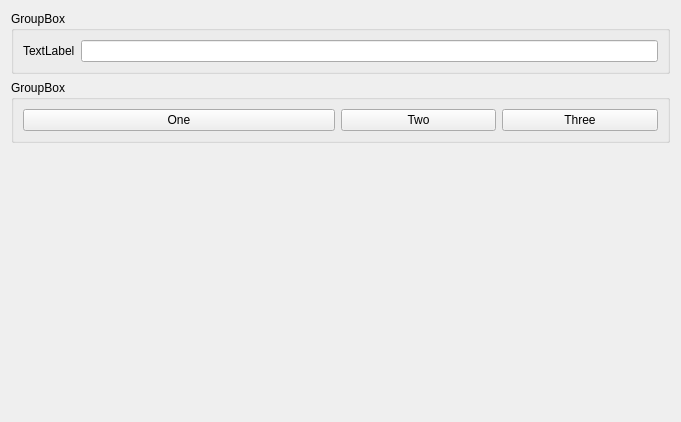
<?xml version="1.0" encoding="UTF-8"?>
<ui version="4.0">
 <class>Widget</class>
 <widget class="QWidget" name="Widget">
  <property name="geometry">
   <rect>
    <x>0</x>
    <y>0</y>
    <width>681</width>
    <height>422</height>
   </rect>
  </property>
  <property name="windowTitle">
   <string>Widget</string>
  </property>
  <layout class="QVBoxLayout" name="verticalLayout">
   <item>
    <widget class="QGroupBox" name="groupBox">
     <property name="title">
      <string>GroupBox</string>
     </property>
     <layout class="QHBoxLayout" name="horizontalLayout_2">
      <item>
       <layout class="QHBoxLayout" name="horizontalLayout">
        <item>
         <widget class="QLabel" name="label">
          <property name="sizePolicy">
           <sizepolicy hsizetype="Preferred" vsizetype="Preferred">
            <horstretch>0</horstretch>
            <verstretch>0</verstretch>
           </sizepolicy>
          </property>
          <property name="text">
           <string>TextLabel</string>
          </property>
         </widget>
        </item>
        <item>
         <widget class="QLineEdit" name="lineEdit"/>
        </item>
       </layout>
      </item>
     </layout>
    </widget>
   </item>
   <item>
    <widget class="QGroupBox" name="groupBox_2">
     <property name="title">
      <string>GroupBox</string>
     </property>
     <layout class="QHBoxLayout" name="horizontalLayout_3">
      <item>
       <widget class="QPushButton" name="pushButton">
        <property name="sizePolicy">
         <sizepolicy hsizetype="Minimum" vsizetype="Fixed">
          <horstretch>2</horstretch>
          <verstretch>0</verstretch>
         </sizepolicy>
        </property>
        <property name="text">
         <string>One</string>
        </property>
       </widget>
      </item>
      <item>
       <widget class="QPushButton" name="pushButton_2">
        <property name="sizePolicy">
         <sizepolicy hsizetype="Minimum" vsizetype="Fixed">
          <horstretch>1</horstretch>
          <verstretch>0</verstretch>
         </sizepolicy>
        </property>
        <property name="text">
         <string>Two</string>
        </property>
       </widget>
      </item>
      <item>
       <widget class="QPushButton" name="pushButton_3">
        <property name="sizePolicy">
         <sizepolicy hsizetype="Minimum" vsizetype="Fixed">
          <horstretch>1</horstretch>
          <verstretch>0</verstretch>
         </sizepolicy>
        </property>
        <property name="text">
         <string>Three</string>
        </property>
       </widget>
      </item>
     </layout>
    </widget>
   </item>
   <item>
    <spacer name="verticalSpacer">
     <property name="orientation">
      <enum>Qt::Vertical</enum>
     </property>
     <property name="sizeHint" stdset="0">
      <size>
       <width>20</width>
       <height>245</height>
      </size>
     </property>
    </spacer>
   </item>
  </layout>
 </widget>
 <resources/>
 <connections/>
</ui>
